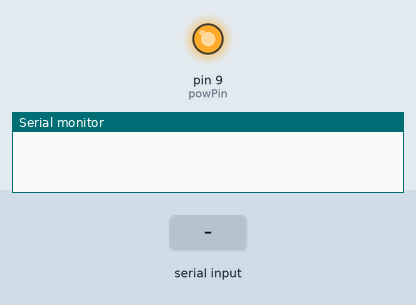
This sketch was run on a simulated Arduino Uno, built with avr-gcc and run on an emulated ATmega328P. Shown: output pins drawn as LEDs (lit = HIGH), the last lines printed to the serial monitor. The inputs (shaded band) are chosen by the test bench. The modem accepts every AT command (registered, SIM ready, sends succeed) and sends nothing else.

Above: at 0.2 s.
At 2.3 s:
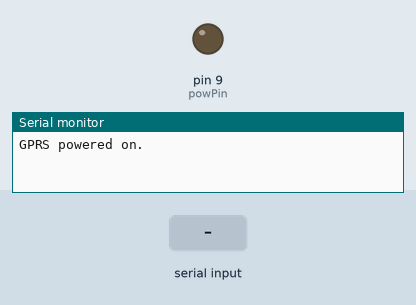
2.4 s: "90,45,200\n" received over the second serial link
4.6 s: "30,150,10\n" received over the second serial link
6.6 s: "90,45\n" received over the second serial link
Timing chart, 0 to 9.6 s (numbered marks = the images above; inputs shaded):
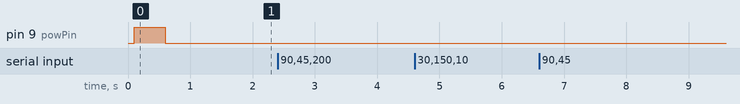

The sketch:

GPRSDateTimeParse_SerialPrint.ino
```cpp
/*

 -- Official working draft of the MyStall prototype --

 All called functions are defined at the end of the sketch, immediately following
 the main loop. Pay attention to the clearStrings() function, as it must be updated
 with any new strings added to the sketch for them to be cleared properly after
 each loop.

 Current shields:
 - GPRS
 - SD

 Current sensors:
 - PIR

 Important notes:
 - In the Arduino core libraries, SoftwareSerial.h has been modified to increase max
 buffer size from 64 --> 256 to accomodate longer reads from GPRS over the software
 serial connection.
 - In working prototype, PIR must be warmed up for ~20 seconds on the first boot for
 proper function.

 */

#include <SoftwareSerial.h>

// Define pin constants
const int rxPin = 7;  // Receive pin for software serial
const int txPin = 8;  // Transmit pin for software serial
const int powPin = 9;  // Software power-up pin

SoftwareSerial gprsSerial(rxPin, txPin);  // Define software serial connection for GPRS

// Define strings for storing data as it is read/parsed/written
String rawDateTime;  // Create string for storing raw date and time info from GPRS

String day;  // Create string for storing raw day
String month;  // Create string for storing raw month
String year;  // Create string for storing raw year
String dateString;  // Create string for storing date from GPRS when function called

String timeString;  // Create string for storing time from GPRS when function called

String dayLong;   // Create string for assembling long form of day
String monthLong;  // Create string for assembling long form of month (month name)
String yearLong;  // Create string for assembling long form of year
String dateLongString;  // Create string for assembling long form of date

String dataString;  // Create string for storing all data to be written to SDString

void setup()
{
  // Define necessary pin modes
  pinMode(rxPin, INPUT);  // Software serial receive input
  pinMode(txPin, OUTPUT);  // Software serial transmiss output
  pinMode(powPin, OUTPUT);  // Software power-up output

  Serial.begin(19200);

  // Power up GPRS using software, if necessary
  powerUp();  // Call function to software power-on GPRS shield
  Serial.println("GPRS powered on.");

  gprsSerial.begin(19200);  // Initiate software serial connection for GPRS

  gprsBaselineSettings();  // Call function to set GPRS settings for proper response formatting
}

void loop()
{
  delay(2000);  // Delay between each sensor check and read and write loop

  getDateTime();  // Get GPRS date and time by calling function

  dataString += String(dateString);  // Add date to dataString
  dataString += ",";

  dataString += String(timeString);  // Add time to dataString

    Serial.println(dataString);

  dateLong();

  Serial.println(dateLongString);
  Serial.println();

  clearStrings();  // Call functions to clear all strings
}

///////////////////////////////////////////////////////////////////////////////////////////////
/////////<------------  All functions called in main loop defined below  ------------>/////////
///////////////////////////////////////////////////////////////////////////////////////////////

// Set baseline response parameters for proper string parsing and construction
void gprsBaselineSettings()
{
  delay(100);
  gprsSerial.println("ATE0");
  delay(100);
  gprsSerial.println("ATQ1");
  delay(100);
  gprsSerial.println("ATV0");
  delay(100);
}

// Software start-up function for GPRS shield
void powerUp()
{
  digitalWrite(powPin, LOW);
  delay(100);
  digitalWrite(powPin, HIGH);
  delay(500);
  digitalWrite(powPin, LOW);
  delay(100);
}

void getDateTime()
{
  gprsSerial.println("AT+CCLK?");  // Request date and time from GPRS

  if(gprsSerial.available())  // If data is coming from GPRS
  {
    while(gprsSerial.available())  // Read the data into string from incoming bytes while they're available
    {
      char c = gprsSerial.read();  // Read each byte sent, one at a time, into storage variable

      rawDateTime += c;  // Add character to the end of the data string to be written to SD later
    }
  }
  parseDateTime();  // Call function to parse date and time into individual components and form string
}

void parseDateTime()
{
  for(int y = 8; y < 10; y++)
  {
    year += String(rawDateTime.charAt(y));
  }
  for(int m = 11; m < 13; m++)
  {
    month += String(rawDateTime.charAt(m));
  }
  for(int d = 14; d < 16; d++)
  {
    day += String(rawDateTime.charAt(d));
  }
  for(int t = 17; t < 25; t++)
  {
    timeString += String(rawDateTime.charAt(t));
  }
  dateString += String(month);
  dateString += "/";
  dateString += String(day);
  dateString += "/";
  dateString += String(year);
}

void dateLong()
{
  // Format year
  yearLong += "20";  // Add leading "20" to form long form of date
  yearLong += String(year);  // Append short date parsed from gprs data

  // Format day
  dayLong += day.toInt();  // Convert to integer function removes and leading 0's

  // Format month
  switch(month.toInt())  // Convert to integer and use switch case to convert month number to long form
  {
  case 0:
    monthLong += month.toInt();
    break;
  case 1:
    monthLong += "January";
    break;
  case 2:
    monthLong += "February";
    break;
  case 3:
    monthLong += "March";
    break;
  case 4:
    monthLong += "April";
    break;
  case 5:
    monthLong += "May";
    break;
  case 6:
    monthLong += "June";
    break;
  case 7:
    monthLong += "July";
    break;
  case 8:
    monthLong += "August";
    break;
  case 9:
    monthLong += "September";
    break;
  case 10:
    monthLong += "October";
    break;
  case 11:
    monthLong += "November";
    break;
  case 12:
    monthLong += "December";
    break;
  }
  // Concatenate strings to form full long date
  dateLongString += String(monthLong);
  dateLongString += " ";
  dateLongString += String(dayLong);
  dateLongString += ", ";
  dateLongString += String(yearLong);
}


// Clear all strings in preparation for read on next loop
void clearStrings()
{
  rawDateTime = "";  // Unparsed date and time string

  day = "";  // Parsed day
  month = "";  // Parsed month
  year = "";  // Parsed year
  dateString = "";  // Assembled date string

  dayLong = "";  // Long form of day
  monthLong = "";  // Long form of month
  yearLong = "";  // Long form of year


  timeString = "";  // Parsed time string
  dateLongString = "";  // Long form of date

  dataString = "";  // String storing all data that was written to SD
}
```
